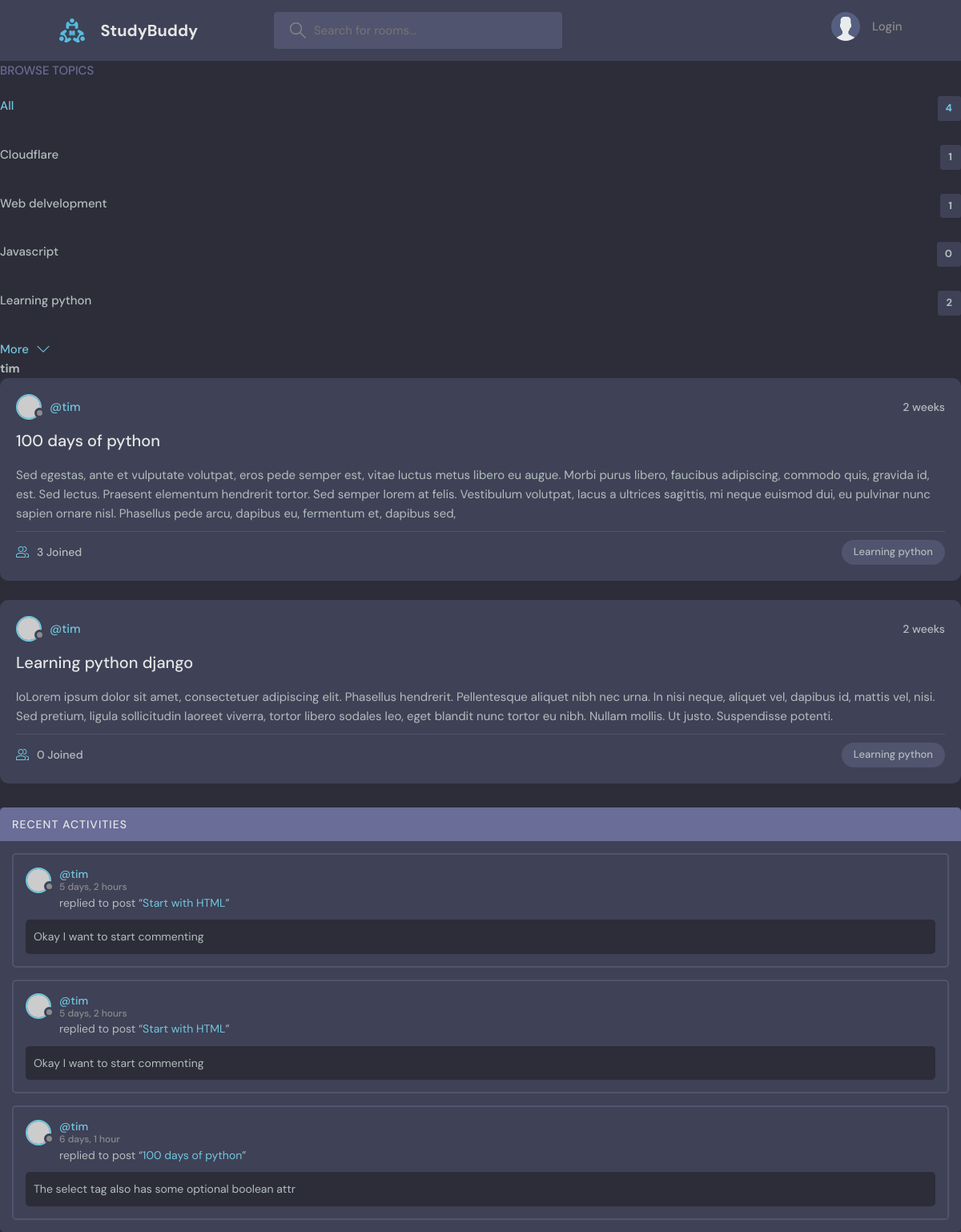
Screenshot of /user-profile/1 with the database file from the repository.
### base/models.py (models this page shows, shortened)
class Topic(models.Model):
      name = models.CharField(max_length=200)

class Room(models.Model):
      host = models.ForeignKey(User, on_delete=models.SET_NULL, null=True)
      topic = models.ForeignKey(Topic, on_delete=models.SET_NULL, null=True)
      name=models.CharField(max_length=200)
      description = models.TextField(null=True, blank=True)
      participants = models.ManyToManyField(User, related_name='participants', blank=True)
      updated = models.DateTimeField(auto_now=True)
      created = models.DateTimeField(auto_now_add=True)
      class Meta:
            ordering = ['-updated', '-created']

class Message(models.Model):
      user = models.ForeignKey(User, on_delete=models.CASCADE)
      room = models.ForeignKey(Room, on_delete=models.CASCADE)
      body = models.TextField()
      updated = models.DateTimeField(auto_now=True)
      created = models.DateTimeField(auto_now_add=True)
      class Meta:
            ordering = ['-updated', '-created']
      def __str__(self):
            return self.body[0:50]

### base/views/user_view.py (the view)
# urls.py: path('user-profile/<str:pk>', views.userProfile, name="user-profile")
def userProfile(request, pk):
    user = User.objects.get(id=pk)
    rooms = user.room_set.all()
    room_messages = user.message_set.all()
    topics = Topic.objects.all()
    context = { 'user': user, 'rooms':rooms, 'room_message':room_messages, 'topics':topics}
    return render(request, 'base/profile.html', context )

### base/templates/base/profile.html
{% extends 'main.html' %}
{% block content %}
    <div class="home-container">
        <div class="sidebar">
            {% include 'base/components/topics_component.html' %}
        </div>
        <div class="profile">
            <h3>{{ user.username }}</h3>
            {% include 'base/components/feed_component.html' %}
        </div>
        <div class="recent-activity">
            {% include 'base/components/activity_component.html' %}
        </div>
    </div>
{% endblock %}

### templates/main.html (shortened to what this page needs)
<!DOCTYPE html>
{% load static %}
<html lang="en">
<head>
    <link rel="stylesheet" href="{% static 'styles/style.css' %}"/>
</head>
<body>
{% include 'navbar.html' %}
{% block content %}
{% endblock %}
</body>
</html>

### templates/navbar.html (shortened to what this page needs)
{% load static %}
<header class="header header--loggedIn">
    <div class="container">
        <a href="{% url 'home' %}" class="header__logo">
            <img src="{% static 'images/logo.svg' %}"/>
            <h1>StudyBuddy</h1>
        </a>
        <form class="header__search" method="GET" action="{% url 'home' %}">
            <label>
                <input name="q" placeholder="Search for rooms..."/>
            </label>
        </form>
        <nav class="header__menu">
            {% if request.user.is_authenticated %}
                <div class="header__user">
                    <a href="profile.html">
                        <div class="avatar avatar--medium active">
                            <img src="https://randomuser.me/api/portraits/men/37.jpg"/>
                        </div>
                        <p>{{ request.user.username }} <span>@{{ request.user.username }}</span></p>
                    </a>
                    <button class="dropdown-button">
                        <svg version="1.1" xmlns="http://www.w3.org/2000/svg" width="32" height="32"
                             viewBox="0 0 32 32">
                            <title>chevron-down</title>
                            <path d="M16 21l-13-13h-3l16 16 16-16h-3l-13 13z"></path>
                        </svg>
                    </button>
                </div>
                <div class="dropdown-menu">
                    <a href="settings.html" class="dropdown-link">
                        <svg version="1.1" xmlns="http://www.w3.org/2000/svg" width="32" height="32"
                             viewBox="0 0 32 32">
                            <title>tools</title>
                            <path d="M27.465 32c-1.211 0-2.35-0.471-3.207-1.328l-9.392-9.391c-2.369 0.898-4.898 0.951-7.355 0.15-3.274-1.074-5.869-3.67-6.943-6.942-0.879-2.682-0.734-5.45 0.419-8.004 0.135-0.299 0.408-0.512 0.731-0.572 0.32-0.051 0.654 0.045 0.887 0.277l5.394 5.395 3.586-3.586-5.394-5.395c-0.232-0.232-0.336-0.564-0.276-0.887s0.272-0.596 0.572-0.732c2.552-1.152 5.318-1.295 8.001-0.418 3.274 1.074 5.869 3.67 6.943 6.942 0.806 2.457 0.752 4.987-0.15 7.358l9.392 9.391c0.844 0.842 1.328 2.012 1.328 3.207-0 2.5-2.034 4.535-4.535 4.535zM15.101 19.102c0.26 0 0.516 0.102 0.707 0.293l9.864 9.863c0.479 0.479 1.116 0.742 1.793 0.742 1.398 0 2.535-1.137 2.535-2.535 0-0.668-0.27-1.322-0.742-1.793l-9.864-9.863c-0.294-0.295-0.376-0.74-0.204-1.119 0.943-2.090 1.061-4.357 0.341-6.555-0.863-2.631-3.034-4.801-5.665-5.666-1.713-0.561-3.468-0.609-5.145-0.164l4.986 4.988c0.391 0.391 0.391 1.023 0 1.414l-5 5c-0.188 0.188-0.441 0.293-0.707 0.293s-0.52-0.105-0.707-0.293l-4.987-4.988c-0.45 1.682-0.397 3.436 0.164 5.146 0.863 2.631 3.034 4.801 5.665 5.666 2.2 0.721 4.466 0.604 6.555-0.342 0.132-0.059 0.271-0.088 0.411-0.088z"></path>
                        </svg>
                        Settings</a>
                    <a href="{% url 'logout' %}" class="dropdown-link">
                        <svg version="1.1" xmlns="http://www.w3.org/2000/svg" width="32" height="32"
                             viewBox="0 0 32 32">
                            <title>sign-out</title>
                            <path d="M3 0h22c0.553 0 1 0 1 0.553l-0 3.447h-2v-2h-20v28h20v-2h2l0 3.447c0 0.553-0.447 0.553-1 0.553h-22c-0.553 0-1-0.447-1-1v-30c0-0.553 0.447-1 1-1z"></path>
                            <path d="M21.879 21.293l1.414 1.414 6.707-6.707-6.707-6.707-1.414 1.414 4.293 4.293h-14.172v2h14.172l-4.293 4.293z"></path>
                        </svg>
                        Logout</a>
                </div>
            {% else %}
                <a href="{% url 'login' %}">
                    <img src="{% static 'images/avatar.svg' %}"/>
                    <p>Login</p>
                </a>
            {% endif %}
        </nav>
    </div>
</header>

### base/templates/base/components/topics_component.html
<div class="topics">
    <div class="topics__header">
        <h2>Browse Topics</h2>
    </div>
    <ul class="topics__list">
        <li>
            <a href="{% url 'home' %}" class="active">All <span>{{ topics.count }}</span></a>
        </li>
        {% for topic in topics %}
         <li>
            <a href="{% url 'home' %}?q={{ topic.name }}">{{ topic.name }} <span>{{ topic.room_set.all.count }}</span></a>
        </li>
       {% endfor %}
    </ul>
    <a class="btn btn--link" href="topics.html">
        More
        <svg version="1.1" xmlns="http://www.w3.org/2000/svg" width="32" height="32" viewBox="0 0 32 32">
            <title>chevron-down</title>
            <path d="M16 21l-13-13h-3l16 16 16-16h-3l-13 13z"></path>
        </svg>
    </a>
</div>

### base/templates/base/components/feed_component.html (shortened to what this page needs)
 {% for room in rooms %}
<div class="roomListRoom">
                <div class="roomListRoom__header">
                    <a href="{% url 'user-profile' room.host.id %}" class="roomListRoom__author">
                        <div class="avatar avatar--small">
                            <img src="https://randomuser.me/api/portraits/women/11.jpg"/>
                        </div>
                        <span>@{{ room.host.username }}</span>
                    </a>
                    <div class="roomListRoom__actions">
                        <span> {{ room.created|timesince }}</span>
                    </div>
                </div>
                <div class="roomListRoom__content">
                    <a href="{% url 'room' room.id %}"> {{ room.name }}</a>
                    <p>
                       {{ room.description }}
                    </p>
                </div>
                <div class="roomListRoom__meta">
                    <a href="room.html" class="roomListRoom__joined">
                       {{ room.participants.all.count }} Joined
                    </a>
                    <p class="roomListRoom__topic">{{ room.topic.name }}</p>
                </div>
            </div>
 {% endfor %}

### base/templates/base/components/activity_component.html (shortened to what this page needs)
<div class="activities">
    <div class="activities__header">
        <h2>Recent Activities</h2>
    </div>
{% for message in room_message %}
    <div class="activities__box">
        <div class="activities__boxHeader roomListRoom__header">
            <a href="{% url 'user-profile' message.user.id %}" class="roomListRoom__author">
                <div class="avatar avatar--small">
                    <img src="https://randomuser.me/api/portraits/women/11.jpg"/>
                </div>
                <p>
                    @{{ message.user }}
                    <span> {{ message.created|timesince }}</span>
                </p>
            </a>
        </div>
        <div class="activities__boxContent">
            <p>replied to post “<a href="{% url 'room' message.room.id %}">{{ message.room.name }}</a>”</p>
            <div class="activities__boxRoomContent">
                {{ message }}
            </div>
        </div>
    </div>
{% endfor %}
</div>

### rows the page displays
Topic: name "Cloudflare", room_set.all.count "1"
Topic: name "Web delvelopment", room_set.all.count "1"
Topic: name "Javascript", room_set.all.count "0"
Topic: name "Learning python", room_set.all.count "2"
Room: host.username "tim", created "2 weeks", name "100 days of python", description "Sed egestas, ante et vulputate volutpat, eros pede semper est, vitae luctus metus libero eu augue. Morbi purus libero, faucibus adipiscing, commodo quis, gravida id, est. Sed lectus. Praesent elementum hendrerit tortor. Sed semper lorem at felis. Vestibulum volutpat, lacus a ultrices sagittis, mi neque euismod dui, eu pulvinar nunc sapien ornare nisl. Phasellus pede arcu, dapibus eu, fermentum et, dapibus sed,", participants.all.count "3", topic.name "Learning python"
Room: host.username "tim", created "2 weeks", name "Learning python django", description "loLorem ipsum dolor sit amet, consectetuer adipiscing elit. Phasellus hendrerit. Pellentesque aliquet nibh nec urna. In nisi neque, aliquet vel, dapibus id, mattis vel, nisi. Sed pretium, ligula sollicitudin laoreet viverra, tortor libero sodales leo, eget blandit nunc tortor eu nibh. Nullam mollis. Ut justo. Suspendisse potenti.", participants.all.count "0", topic.name "Learning python"
Message: user "tim", created "5 days, 2 hours", room.name "Start with HTML", body "Okay I want to start commenting"
Message: user "tim", created "5 days, 2 hours", room.name "Start with HTML", body "Okay I want to start commenting"
Message: user "tim", created "6 days, 1 hour", room.name "100 days of python", body "The select tag also has some optional boolean attr"

### other values shown
{{ topics.count }} "4"
{{ user.username }} "tim"
